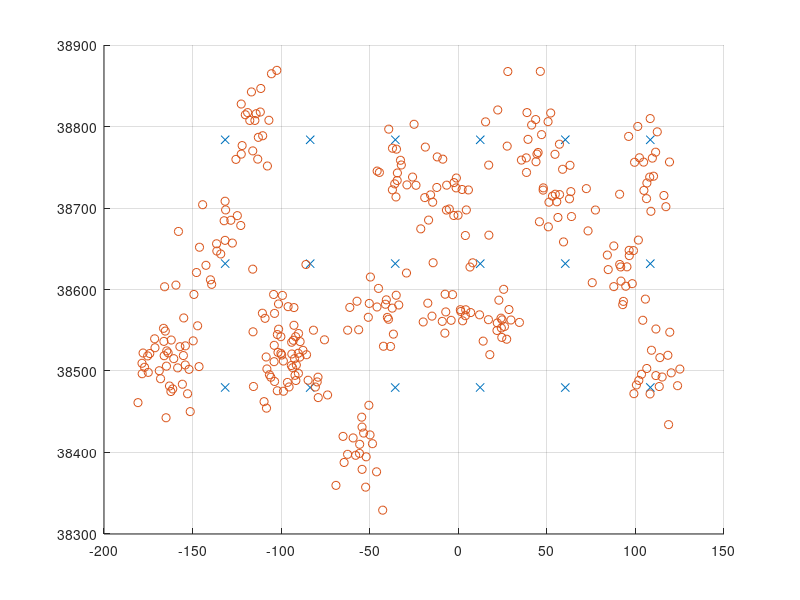

Here is the MATLAB script that generated this plot:
target=[-131.584	38479.8
-83.5999	38479.7
-35.5864	38479.7
12.3432	38479.8
60.4112	38479.7
108.425	38479.8
-131.584	38631.8
-83.5995	38631.7
-35.586	38631.8
12.3981	38631.7
60.4116	38631.8
108.396	38631.7
-131.613	38783.7
-83.599	38783.7
-35.5311	38783.7
12.3986	38783.7
60.4121	38783.8
108.396	38783.7]
scatter(target(:,1),target(:,2),'xr')
grid on
zidan=[-180.8148774	38461.19591
-178.5558203	38509.47774
-178.465022	38496.64934
-177.9488917	38522.06429
-177.1027635	38504.56777
-175.3559734	38518.54167
-175.0219591	38498.30979
-174.1711032	38521.45352
-171.4149705	38539.50088
-171.2144648	38528.55108
-168.8078828	38500.32101
-168.0736429	38490.52621
-166.3927435	38552.36249
-166.2066163	38536.34954
-166.0385691	38518.75468
-165.7877075	38603.37625
-165.4060164	38548.99465
-164.9701144	38442.62999
-164.7503926	38505.95648
-164.5689435	38524.67599
-163.8022093	38522.25551
-163.0378088	38481.58187
-162.238904	38474.81215
-162.0492939	38538.00032
-161.1950328	38477.99236
-160.6278731	38515.12976
-159.3999295	38605.38626
-158.4156486	38503.84545
-157.96161	38671.24614
-157.1581397	38529.81735
-155.7583156	38483.77209
-155.190153	38518.9592
-154.9812563	38565.09958
-154.1397097	38507.40078
-154.0797797	38530.87012
-152.8266905	38472.07184
-152.010564	38502.02031
-151.3243852	38450.18619
-149.6501322	38536.98343
-149.2358257	38593.93691
-147.7927331	38620.83806
-147.1492973	38555.46243
-146.351589	38505.39736
-146.0920565	38651.84702
-144.3214327	38704.03391
-142.4497008	38629.67737
-139.9059085	38611.88857
-139.2176611	38606.32007
-136.4487138	38656.10828
-136.2997212	38647.20081
-134.0970736	38643.57044
-132.1886452	38684.36961
-131.661166	38660.30441
-131.6478989	38708.29004
-131.3512067	38697.65283
-128.3986743	38684.95982
-127.5519545	38656.98496
-125.5278253	38759.65668
-124.7381821	38690.62865
-122.7952584	38678.53786
-122.5448123	38827.57592
-122.5289146	38766.10622
-122.0220998	38776.60234
-120.227979	38814.43976
-118.9292354	38817.05455
-117.7005219	38807.42315
-116.7655755	38842.41874
-116.0395091	38624.9734
-116.0142311	38770.08059
-115.8766868	38548.0902
-115.6233913	38480.98674
-114.8284579	38807.43307
-114.1274068	38815.65874
-113.2048739	38759.96846
-112.8719978	38786.68981
-111.7710283	38817.77336
-111.4877678	38846.65814
-110.5794258	38570.89056
-110.4254253	38788.66117
-109.6475824	38462.41321
-109.0852298	38564.64551
-108.4724253	38517.20136
-108.2723289	38454.41866
-108.0398579	38502.52763
-107.7588063	38751.54617
-106.9149803	38807.64592
-106.6118742	38495.41695
-105.7916974	38492.32667
-105.464415	38864.72653
-104.2433744	38593.88889
-103.9858798	38511.43958
-103.8955937	38531.52043
-103.7338119	38570.67696
-103.7105322	38487.16388
-102.4435706	38868.91037
-102.1704483	38475.76292
-102.1338631	38544.73978
-101.7758125	38522.86353
-101.4820942	38582.28072
-101.4328979	38551.30267
-100.1477707	38542.08927
-100.1342116	38521.60404
-99.70275172	38519.60811
-99.28410273	38592.76354
-98.76023839	38512.22941
-98.68993544	38475.17515
-96.43777491	38485.99387
-96.07909508	38578.95375
-95.5308725	38480.43299
-94.23534997	38506.73273
-94.05213454	38535.28689
-93.96844599	38520.85731
-93.52068019	38504.06546
-93.13613721	38537.67158
-92.77325596	38556.09071
-92.77127657	38577.81606
-92.45729256	38515.09926
-92.17429562	38494.68048
-91.81581263	38542.08157
-91.67789162	38488.35161
-91.43454656	38507.35761
-90.35655196	38521.74385
-90.24355567	38497.09464
-90.19168081	38545.9974
-89.46899792	38517.05519
-89.29354648	38536.0633
-87.68784438	38525.36459
-86.00418691	38630.67292
-85.6685384	38519.96741
-84.78464213	38488.6589
-81.75714779	38550.0652
-80.69550588	38480.35869
-79.66379869	38486.60858
-79.18683042	38492.4135
-79.06499434	38467.3666
-75.53772983	38538.27274
-73.79250931	38470.59776
-69.06153123	38359.65856
-65.06241335	38419.77908
-64.45785217	38387.75672
-62.50646484	38397.76191
-62.45087214	38550.07905
-61.24208769	38578.03487
-59.37835359	38417.88699
-57.94175707	38396.56492
-57.16905044	38585.61211
-56.23110419	38550.58607
-55.77378706	38398.90359
-55.6668727	38410.05005
-54.51670452	38443.36227
-54.34185684	38431.18305
-54.30583825	38379.31345
-53.43293879	38423.83298
-52.30041536	38357.4932
-52.00866818	38394.71385
-50.79654325	38565.90908
-50.47911637	38457.94281
-50.25059886	38582.90428
-49.81803736	38421.57522
-49.62388259	38615.31989
-48.44435281	38410.81541
-46.13820917	38376.30753
-45.87172466	38578.55328
-45.81261028	38745.3237
-45.04337546	38601.33781
-44.53702506	38743.64454
-42.66819577	38329.25493
-42.23156549	38530.36621
-41.09270867	38581.90267
-40.61995532	38587.32283
-40.02896352	38565.78272
-39.39417277	38563.46301
-39.26328642	38796.75842
-38.24331679	38530.13635
-37.28050111	38577.14757
-37.19290357	38722.26732
-37.14230025	38773.32837
-36.63234691	38545.23995
-35.87734594	38729.63638
-35.17903597	38713.56014
-35.04806465	38592.95856
-34.90130717	38772.20683
-34.48684086	38733.79488
-34.37782136	38742.96529
-33.59555152	38581.00561
-32.62905422	38758.54271
-32.166937	38752.77488
-29.244147	38620.237
-28.9933882	38728.3367
-25.81617943	38737.96382
-24.96291063	38802.73056
-23.87816148	38727.88283
-21.17854202	38674.4133
-19.81329991	38560.17148
-18.94343863	38712.7392
-18.5987506	38774.74902
-17.19693276	38583.22187
-16.77548295	38685.16949
-15.6456322	38716.10533
-14.84508288	38567.32862
-14.45278401	38707.11108
-14.21159646	38632.83462
-12.12776121	38725.20918
-11.88502374	38762.6855
-9.044439204	38560.89956
-8.751238975	38759.93307
-7.565741726	38546.46126
-7.432302563	38594.22199
-7.059505917	38572.49815
-6.690214755	38697.47252
-6.555171632	38728.03408
-5.071105843	38698.75195
-4.030828753	38562.19034
-3.243969041	38593.7096
-2.55011478	38690.80319
-2.420577338	38731.16555
-1.223435168	38724.66769
-1.091957932	38736.79319
-0.122093502	38691.12053
1.171999408	38575.2165
1.430048562	38573.00695
2.156561799	38722.70658
2.435141165	38561.60707
3.994158638	38666.24065
4.013071828	38567.85312
4.186171019	38575.11515
4.537750426	38697.63317
5.712586146	38722.15412
6.603175778	38627.58112
6.97926669	38571.69986
8.134246046	38632.75702
12.0069406	38568.94484
14.03807856	38536.66001
15.40127528	38805.70525
17.02413976	38562.95824
17.17441013	38752.64997
17.27135026	38666.67583
17.8097519	38520.06571
21.83434673	38549.7289
22.01214168	38558.94319
22.28554848	38820.28864
22.90917286	38586.90449
24.11980419	38564.84224
24.2946131	38552.74713
24.56020169	38541.2174
24.74721712	38562.73145
25.61750894	38600.23666
26.06642342	38554.58448
27.32424962	38538.99346
27.59903585	38775.93213
27.96453548	38867.46868
28.60956047	38575.42518
29.71958455	38562.59418
34.50865545	38559.6115
35.64221301	38758.78826
38.37278556	38761.51164
38.51162129	38743.63764
38.77658107	38817.08302
39.35737226	38784.21853
41.41599178	38801.82044
43.67913693	38808.52346
43.86959944	38756.79442
44.41825382	38766.18013
45.05832623	38768.15664
45.80779968	38683.13933
46.31467254	38867.63811
47.01687039	38790.03065
47.89094013	38721.95923
47.9806361	38724.69175
50.67493558	38805.94745
50.83811345	38676.89493
51.18793017	38707.13533
52.17519737	38816.58128
53.16320804	38714.58714
54.58964037	38765.89492
54.76270495	38716.91347
55.60875863	38707.63675
56.26282026	38688.38763
57.10282012	38778.26094
57.16082786	38716.46137
58.88373065	38747.51157
59.40896741	38658.38463
62.7789552	38711.25088
63.063729	38752.39691
63.54194802	38720.09943
63.90067088	38689.53764
72.29261997	38723.77503
73.25230787	38671.92954
75.62195907	38608.35843
77.41161113	38697.51889
84.13834593	38642.2584
84.63543184	38624.4141
87.78314523	38603.52077
87.79800448	38653.43311
91.07707095	38716.90027
91.11301703	38630.71836
91.69165802	38627.68246
91.83813744	38610.31208
92.81410321	38581.42413
93.21907138	38585.4225
94.53903776	38604.02957
95.2135451	38627.80741
96.16019909	38787.84441
96.44805475	38648.04913
96.52415654	38641.55464
98.21663574	38607.16324
98.88894102	38647.76243
99.13558609	38472.18432
99.51383585	38756.10257
100.5502613	38482.8806
101.3182732	38800.08692
101.6497143	38660.64147
101.9111286	38488.40949
102.2663104	38761.63681
103.4252933	38495.96891
104.1501609	38562.25511
104.6142695	38756.293
104.7839023	38721.60336
105.619971	38588.19784
106.2554983	38711.50236
106.395275	38503.09752
106.4709494	38730.67518
108.0645135	38737.90158
108.2534378	38471.85861
108.3405907	38809.72855
108.7407544	38695.9531
109.0518494	38525.47086
109.5434717	38761.20523
110.2146005	38739.00248
111.4012089	38768.48282
111.5351032	38494.38781
111.5601255	38551.53101
112.3219639	38793.45552
113.4508168	38480.94247
113.7967445	38516.41749
115.0805984	38492.61964
116.0814878	38715.38554
117.2042414	38701.61083
118.3239977	38519.2894
118.7205769	38434.19253
119.2294806	38756.46033
119.3956223	38547.60788
120.2133309	38497.74338
123.7869015	38481.97306
125.086622	38502.37934
];
hold on
scatter(zidan(:,1),zidan(:,2))